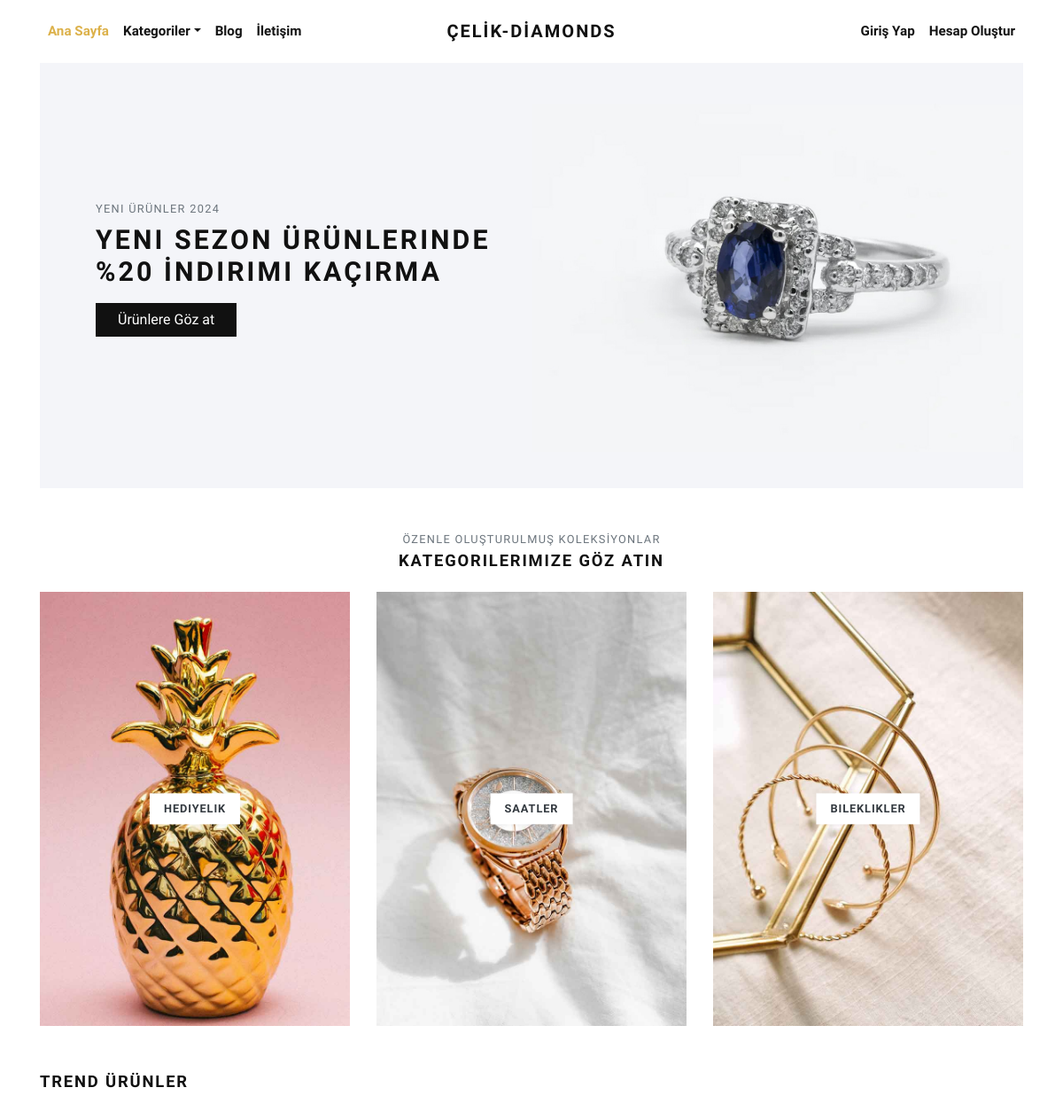
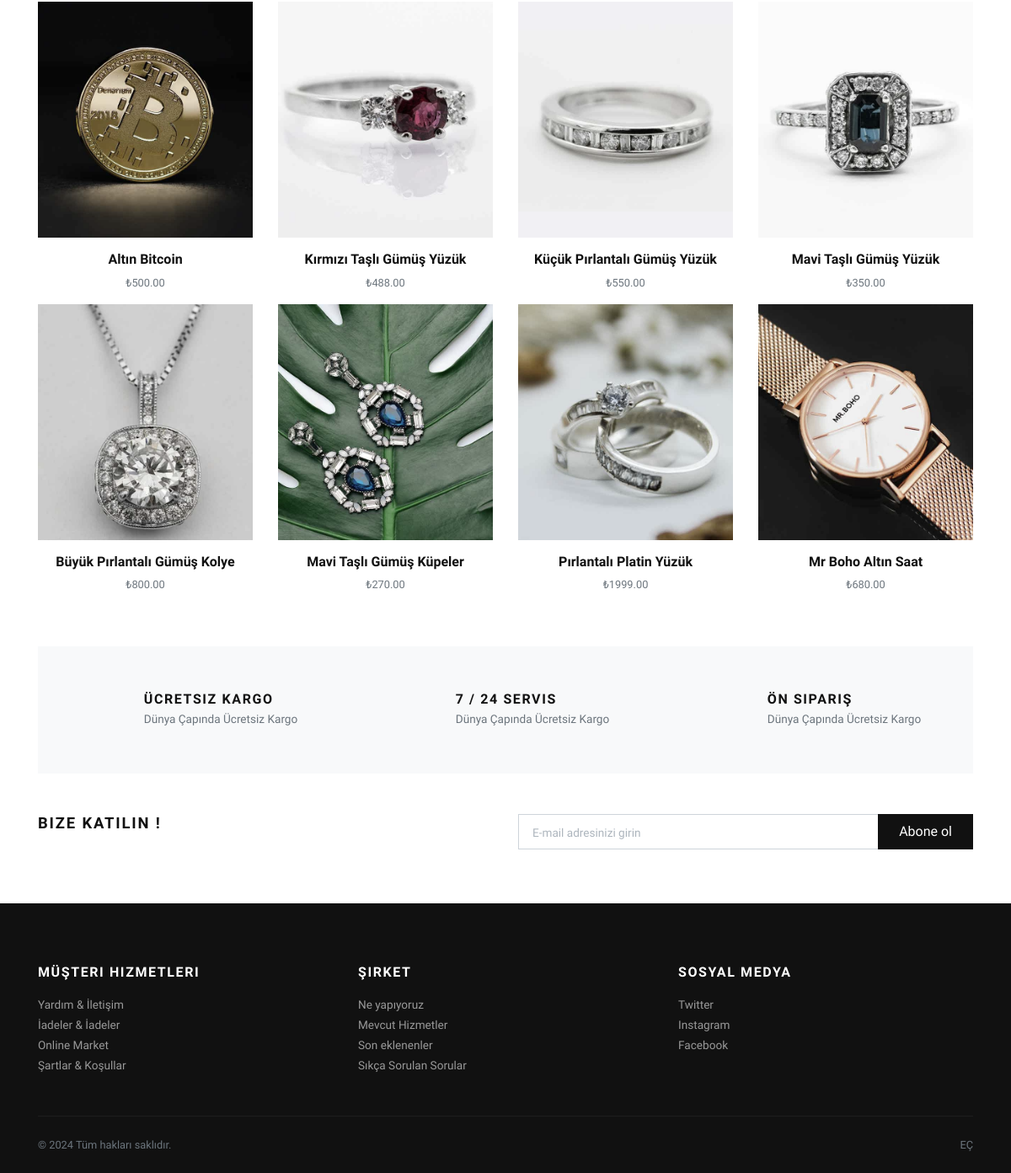
The page / on the database its author committed (2 pictures, top to bottom).
### store/models.py (models this page shows, shortened)
class Category(models.Model):
    title = models.CharField(max_length=50, verbose_name="Category Title")
    slug = models.SlugField(max_length=55, verbose_name="Category Slug")
    description = models.TextField(blank=True, verbose_name="Category Description")
    category_image = models.ImageField(upload_to='category', blank=True, null=True, verbose_name="Category Image")
    is_active = models.BooleanField(verbose_name="Is Active?")
    is_featured = models.BooleanField(verbose_name="Is Featured?")
    created_at = models.DateTimeField(auto_now_add=True, verbose_name="Created Date")
    updated_at = models.DateTimeField(auto_now=True, verbose_name="Updated Date")
    class Meta:
        verbose_name_plural = 'Categories'
        ordering = ('-created_at', )

class Product(models.Model):
    title = models.CharField(max_length=150, verbose_name="Product Title")
    slug = models.SlugField(max_length=160, verbose_name="Product Slug")
    sku = models.CharField(max_length=255, unique=True, verbose_name="Unique Product ID (SKU)")
    short_description = models.TextField(verbose_name="Short Description")
    detail_description = models.TextField(blank=True, null=True, verbose_name="Detail Description")
    product_image = models.ImageField(upload_to='product', blank=True, null=True, verbose_name="Product Image")
    price = models.DecimalField(max_digits=8, decimal_places=2)
    category = models.ForeignKey(Category, verbose_name="Product Categoy", on_delete=models.CASCADE)
    is_active = models.BooleanField(verbose_name="Is Active?")
    is_featured = models.BooleanField(verbose_name="Is Featured?")
    created_at = models.DateTimeField(auto_now_add=True, verbose_name="Created Date")
    updated_at = models.DateTimeField(auto_now=True, verbose_name="Updated Date")
    class Meta:
        verbose_name_plural = 'Products'
        ordering = ('-created_at', )

### store/views.py (the view)
# urls.py: path('', views.home, name="home"),
def home(request):
    categories = Category.objects.filter(is_active=True, is_featured=True)[:3]
    products = Product.objects.filter(is_active=True, is_featured=True)[:8]
    context = {
        'categories': categories,
        'products': products,
    }
    return render(request, 'store/index.html', context)

### templates/store/index.html (shortened to what this page needs)
{% extends 'base.html' %}
{% load static %}
      {% block content %}
      <div class="container">
        <section class="hero pb-3 bg-cover bg-center d-flex align-items-center" style="background: url({% static 'img/hero-jewlrey-banner.jpg' %})">
          <div class="container py-5">
            <div class="row px-4 px-lg-5">
              <div class="col-lg-6">
                <p class="text-muted small text-uppercase mb-2">Yeni Ürünler 2024</p>
                <h1 class="h2 text-uppercase mb-3">Yeni sezon ürünlerinde %20 İndirimi Kaçırma</h1><a class="btn btn-dark" href="{% url 'store:all-categories' %}">Ürünlere Göz at</a>
              </div>
            </div>
          </div>
        </section>
        <section class="pt-5">
          <header class="text-center">
            <p class="small text-muted small text-uppercase mb-1">ÖZENLE OLUŞTURULMUŞ KOLEKSİYONLAR</p>
            <h2 class="h5 text-uppercase mb-4">kategorilerimize göz atın</h2>
          </header>
          <div class="row">
          {% if categories %}
            {% for category in categories %}
              <div class="col-md-4 mb-4 mb-md-0">
                <a class="category-item" href="{% url 'store:category-products' category.slug %}">
                  <strong class="category-item-title">{{ category.title }}</strong>
                </a>
              </div>
            {% endfor %}
          {% endif %}
          </div>
        </section>
        <section class="py-5">
          <header>
            <h2 class="h5 text-uppercase mb-4">Trend Ürünler</h2>
          </header>
          <div class="row">
            {% if products %}
              {% for product in products %}
                <div class="col-xl-3 col-lg-4 col-sm-6">
                  <div class="product text-center">
                    <div class="position-relative mb-3">
                      <a class="d-block" href="{% url 'store:product-detail' product.slug %}">
                        {% if product.product_image %}
                          <img class="img-fluid w-100" src="{{ product.product_image.url }}" alt="{{product.title}}">
                        {% else %}
                          <img class="img-fluid w-100" src="{% static 'img/product-1.jpg' %}" alt="{{product.title}}">
                        {% endif %}
                      </a>
                    </div>
                    <h6> <a class="reset-anchor" href="detail.html">{{ product.title }}</a></h6>
                    <p class="small text-muted">₺{{product.price}}</p>
                  </div>
                </div>
              {% endfor %}
            {% endif %}
          </div>
        </section>
        <section class="py-5 bg-light">
          <div class="container">
            <div class="row text-center">
              <div class="col-lg-4 mb-3 mb-lg-0">
                <div class="d-inline-block">
                  <div class="media align-items-end">
                    <svg class="svg-icon svg-icon-big svg-icon-light">
                      <use xlink:href="#delivery-time-1"> </use>
                    </svg>
                    <div class="media-body text-left ml-3">
                      <h6 class="text-uppercase mb-1">Ücretsiz Kargo</h6>
                      <p class="text-small mb-0 text-muted">Dünya Çapında Ücretsiz Kargo</p>
                    </div>
                  </div>
                </div>
              </div>
              <div class="col-lg-4 mb-3 mb-lg-0">
                <div class="d-inline-block">
                  <div class="media align-items-end">
                    <svg class="svg-icon svg-icon-big svg-icon-light">
                      <use xlink:href="#helpline-24h-1"> </use>
                    </svg>
                    <div class="media-body text-left ml-3">
                      <h6 class="text-uppercase mb-1">7 / 24 Servis</h6>
                      <p class="text-small mb-0 text-muted">Dünya Çapında Ücretsiz Kargo</p>
                    </div>
                  </div>
                </div>
              </div>
              <div class="col-lg-4">
                <div class="d-inline-block">
                  <div class="media align-items-end">
                    <svg class="svg-icon svg-icon-big svg-icon-light">
                      <use xlink:href="#label-tag-1"> </use>
                    </svg>
                    <div class="media-body text-left ml-3">
                      <h6 class="text-uppercase mb-1">Ön Sipariş</h6>
                      <p class="text-small mb-0 text-muted">Dünya Çapında Ücretsiz Kargo</p>
                    </div>
                  </div>
                </div>
              </div>
            </div>
          </div>
        </section>
        <section class="py-5">
          <div class="container p-0">
            <div class="row">
              <div class="col-lg-6 mb-3 mb-lg-0">
                <h5 class="text-uppercase">Bize Katılın !</h5>
              </div>
              <div class="col-lg-6">
                <form action="#">
                  <div class="input-group flex-column flex-sm-row mb-3">
                    <input class="form-control form-control-lg py-3" type="email" placeholder="E-mail adresinizi girin" aria-describedby="button-addon2">
                    <div class="input-group-append">
                      <button class="btn btn-dark btn-block" id="button-addon2" type="submit">Abone ol</button>
                    </div>
                  </div>
                </form>
              </div>
            </div>
          </div>
        </section>
      </div>
      {% endblock content %}

### templates/base.html (shortened to what this page needs)
{% load static %}
<!DOCTYPE html>
<html>
  <head>
    <link rel="stylesheet" href="{% static 'vendor/bootstrap/css/bootstrap.min.css' %}">
    <link rel="stylesheet" href="{% static 'vendor/lightbox2/css/lightbox.min.css' %}">
    <link rel="stylesheet" href="{% static 'vendor/nouislider/nouislider.min.css' %}">
    <link rel="stylesheet" href="{% static 'vendor/bootstrap-select/css/bootstrap-select.min.css' %}">
    <link rel="stylesheet" href="{% static 'vendor/owl.carousel2/assets/owl.carousel.min.css' %}">
    <link rel="stylesheet" href="{% static 'vendor/owl.carousel2/assets/owl.theme.default.css' %}">
    <link rel="stylesheet" href="{% static 'css/style.default.css' %}" id="theme-stylesheet">
    <link rel="stylesheet" href="{% static 'css/custom.css' %}">
  </head>
  <body>
    <div class="page-holder">
      {% include 'navbar.html' %}
      {% block content %}
      {% endblock content %}
      {% include 'footer.html' %}
      {% include 'scripts.html' %}

### templates/navbar.html (shortened to what this page needs)
{% load static %}
      <header class="header bg-white">
        <div class="container px-0 px-lg-3">
          <nav class="navbar navbar-expand-lg navbar-light py-3 px-lg-0"><a class="navbar-brand" href="{% url 'store:home' %}"><span class="font-weight-bold text-uppercase text-dark">ÇELİK-DİAMONDS</span></a>
            <div class="collapse navbar-collapse" id="navbarSupportedContent">
              <ul class="navbar-nav mr-auto">
                <li class="nav-item">
                  <a class="nav-link active" href="{% url 'store:home' %}">Ana Sayfa</a>
                </li>
                <li class="nav-item dropdown"><a class="nav-link dropdown-toggle" id="pagesDropdown" href="#" data-toggle="dropdown" aria-haspopup="true" aria-expanded="false">Kategoriler</a>
                </li>
                <li class="nav-item">
                  <a class="nav-link" href="{% url 'store:home' %}">Blog</a>
                </li>
                <li class="nav-item">
                  <a class="nav-link" href="{% url 'store:home' %}">İletişim</a>
                </li>
              </ul>
              <ul class="navbar-nav ml-auto">
                {% if request.user.is_authenticated %}
                  <li class="nav-item"><a class="nav-link" href="{% url 'store:cart' %}"> <i class="fas fa-dolly-flatbed mr-1 text-gray"></i>Sepetim<small class="text-gray">({{cart_items.count}})</small></a></li>
                  <li class="nav-item"><a class="nav-link" href="#"> <i class="far fa-heart mr-1"></i><small class="text-gray"> (0)</small></a></li>
                  {% comment %} <li class="nav-item"><a class="nav-link" href="#"> <i class="fas fa-user-alt mr-1 text-gray"></i>Hesabim</a></li> {% endcomment %}
                  <li class="nav-item dropdown"><a class="nav-link dropdown-toggle" id="pagesDropdown" href="#" data-toggle="dropdown" aria-haspopup="true" aria-expanded="false"><i class="fas fa-user-alt mr-1 text-gray"></i>Hesabım</a></a>
                  <div class="dropdown-menu mt-3" aria-labelledby="pagesDropdown">
                      <a class="dropdown-item border-0 transition-link" href="{% url 'store:profile' %}">Profil</a>
                      <a class="dropdown-item border-0 transition-link" href="{% url 'store:cart' %}">Sepetim</a>
                      <a class="dropdown-item border-0 transition-link" href="{% url 'store:orders' %}">Siparişlerim</a>
                      <a class="dropdown-item border-0 transition-link" href="{% url 'store:password-change' %}">Şifreyi Değiştir</a>
                    <hr>
                    <a class="dropdown-item border-0 transition-link" href="{% url 'store:logout' %}">Çıkış Yap</a>
                </li>
                {% else %}
                  <li class="nav-item"><a class="nav-link" href="{% url 'store:login' %}">Giriş Yap</a></li>
                  <li class="nav-item"><a class="nav-link" href="{% url 'store:register' %}">Hesap Oluştur</a></li>
                {% endif %}
              </ul>
            </div>
          </nav>
        </div>
      </header>

### templates/footer.html
<footer class="bg-dark text-white">
        <div class="container py-4">
          <div class="row py-5">
            <div class="col-md-4 mb-3 mb-md-0">
              <h6 class="text-uppercase mb-3">Müşteri Hizmetleri</h6>
              <ul class="list-unstyled mb-0">
                <li><a class="footer-link" href="#">Yardım &amp; İletişim</a></li>
                <li><a class="footer-link" href="#">İadeler &amp; İadeler</a></li>
                <li><a class="footer-link" href="#">Online Market</a></li>
                <li><a class="footer-link" href="#">Şartlar &amp; Koşullar</a></li>
              </ul>
            </div>
            <div class="col-md-4 mb-3 mb-md-0">
              <h6 class="text-uppercase mb-3">Şirket</h6>
              <ul class="list-unstyled mb-0">
                <li><a class="footer-link" href="#">Ne yapıyoruz</a></li>
                <li><a class="footer-link" href="#">Mevcut Hizmetler</a></li>
                <li><a class="footer-link" href="#">Son eklenenler</a></li>
                <li><a class="footer-link" href="#">Sıkça Sorulan Sorular</a></li>
              </ul>
            </div>
            <div class="col-md-4">
              <h6 class="text-uppercase mb-3">Sosyal Medya</h6>
              <ul class="list-unstyled mb-0">
                <li><a class="footer-link" href="#">Twitter</a></li>
                <li><a class="footer-link" href="#">Instagram</a></li>
                <li><a class="footer-link" href="#">Facebook</a></li>
              </ul>
            </div>
          </div>
          <div class="border-top pt-4" style="border-color: #1d1d1d !important">
            <div class="row">
              <div class="col-lg-6">
                <p class="small text-muted mb-0">&copy; 2024 Tüm hakları saklıdır.</p>
              </div>
              <div class="col-lg-6 text-lg-right">
                <p class="small text-muted mb-0">EÇ</a></p>
              </div>
            </div>
          </div>
        </div>
      </footer>

### templates/scripts.html (shortened to what this page needs)
{% load static %}
      <link rel="stylesheet" href="https://use.fontawesome.com/releases/v5.7.1/css/all.css">
    </div>
  </body>
</html>

### rows shown on the page
Category: title "HEDIYELIK"
Category: title "SAATLER"
Category: title "BILEKLIKLER"
Product: product_image (picture), title "Altın Bitcoin", price "500.00"
Product: product_image (picture), title "Kırmızı Taşlı Gümüş Yüzük", price "488.00"
Product: product_image (picture), title "Küçük Pırlantalı Gümüş Yüzük", price "550.00"
Product: product_image (picture), title "Mavi Taşlı Gümüş Yüzük", price "350.00"
Product: product_image (picture), title "Büyük Pırlantalı Gümüş Kolye", price "800.00"
Product: product_image (picture), title "Mavi Taşlı Gümüş Küpeler", price "270.00"
Product: product_image (picture), title "Pırlantalı Platin Yüzük", price "1999.00"
Product: product_image (picture), title "Mr Boho Altın Saat", price "680.00"
